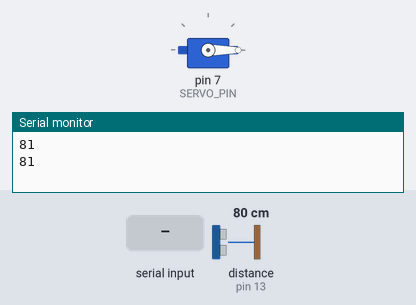
Simulated run of this sketch. Board: Arduino Uno, built with avr-gcc and run on an emulated ATmega328P. On the bench: servo, the last lines printed to the serial monitor. Inputs (shaded band) come from the test bench; at power-on: distance to the obstacle (sensor on pin 13) 80 cm. The echo pulse lasts 58.3 µs per cm.

Above: at 2.2 s.
2.3 s: distance to the obstacle (sensor on pin 13) set to 2 cm
4.1 s: "Ankur" received over Serial
At 6.8 s:
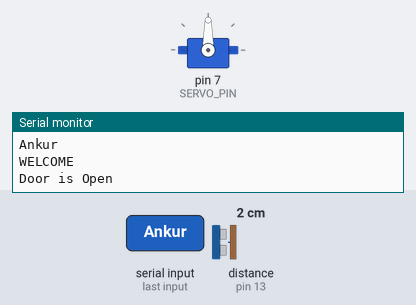
7.1 s: distance to the obstacle (sensor on pin 13) set to 60 cm
At 14.1 s:
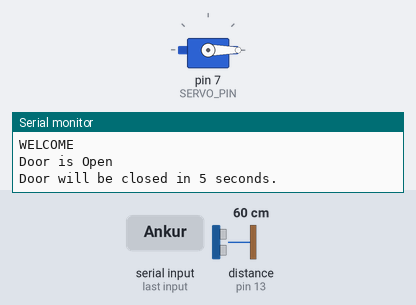
Timing chart, 0 to 15.6 s (numbered marks = the images above; inputs shaded):
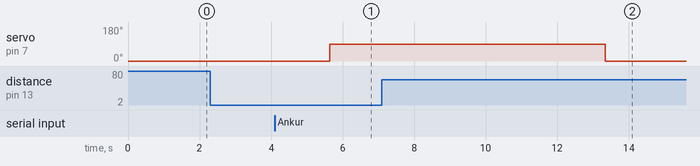

The sketch:

door.ino
```cpp
#include <Servo.h>        // add servo library
#include <NewPing.h>      //add Ultrasonic sensor library

#define TRIG_PIN 12// Pin A0 on the Motor Drive Shield soldered to the ultrasonic sensor
#define ECHO_PIN 13   // Pin A1 on the Motor Drive Shield soldered to the ultrasonic sensor
#define MAX_DISTANCE 300 // sets maximum useable sensor measuring distance to 300cm
#define SERVO_PIN 7

NewPing sonar(TRIG_PIN, ECHO_PIN, MAX_DISTANCE); // sets up sensor library to use the correct pins to measure distance.
Servo Servo1;

int curDist = 0;


void setup() {
  // put your setup code here, to run once:
  Servo1.attach(SERVO_PIN);
  Servo1.write(0);
  Serial.begin(9600);
  //Serial.setTimeout(10000);
}

void loop() {
  curDist = 0;


  curDist = readPing();
  //Serial.println("in loop");
  Serial.println(curDist);

  if(curDist<50){
    Serial.println("Enter Password:  ");


    String str = "";
    Serial.flush();

    int counter = 0;
    int wait_time = 5;
    while(( str = Serial.readString()) == "" && counter<wait_time ){
      counter++;
      Serial.print(counter);
      delay(1000);
    }
      Serial.println("");
    if(counter<wait_time){
      str.trim();
      Serial.println(str);
      Serial.flush();

      if(str.equals("Ankur")){
        Serial.println("WELCOME");
        Serial.println("Door is Open");

        Servo1.write(90);
        delay(2500);
        while((curDist=readPing())<50){

          delay(2000);
          //Serial.print(curDist);
        }
        Serial.println("Door will be closed in 5 seconds.");
        delay(5000);

      }
      else{
        Serial.println("Wrong Password");
      }

    }


  }
  Servo1.write(0);
  delay(1000);


}


int readPing() { // read the ultrasonic sensor distance
  delay(200);
  unsigned int uS = 0;
  while(uS == 0) {  // Sometimes a zero is returned - indicates a bad ping. Try again.
    //Serial.println("error - read zero");
    //Serial.println("in read ping");
    uS = sonar.ping_cm();
  }
  //int dist  = sonar.convert_cm(uS);
  return uS;
}
```

Measured:
- after the input at 4.1 s, servo on pin 7 (SERVO_PIN): 0° → 90° after 1.5 s
- after the input at 7.1 s, servo on pin 7 (SERVO_PIN): 90° → 0° after 6.2 s
